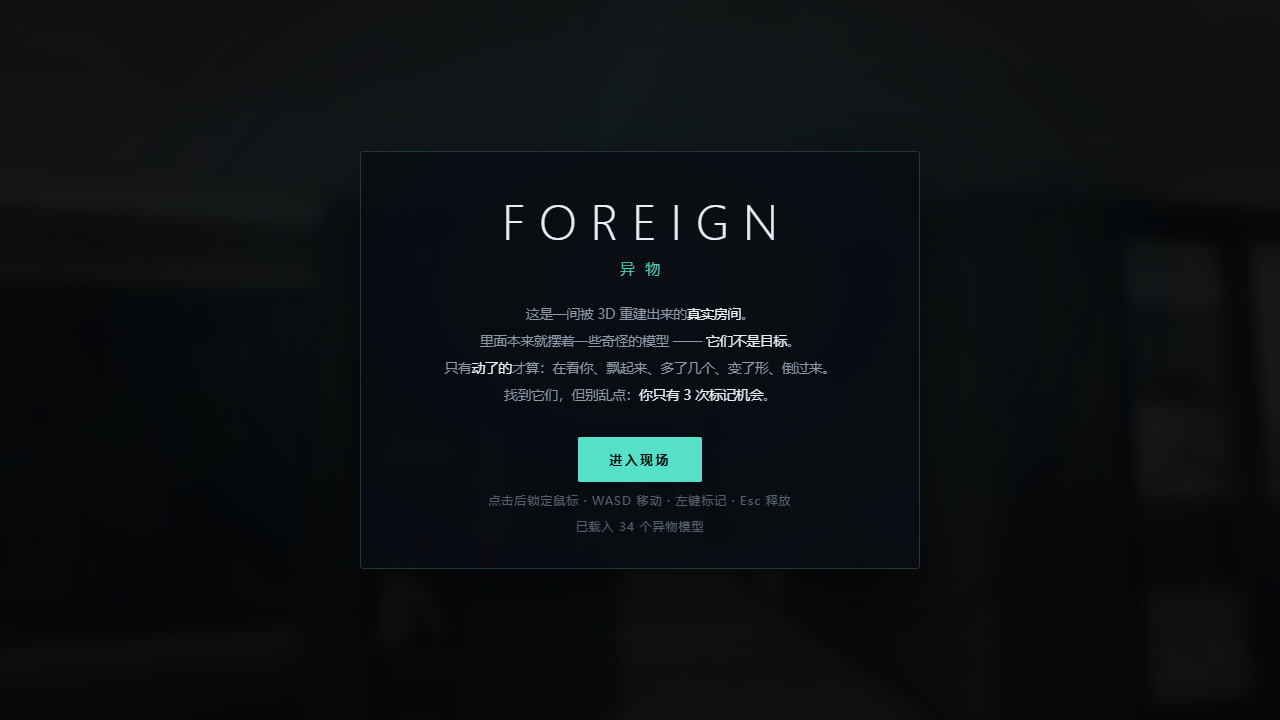
#> input picture artifacts/demo-shots/01-entry.png, 1280 x 720 px, found by its file name; the run also reads 1 picture not shown here
$ python check-stills.py
#> lines starting #> are read from the running program, lines starting #| are printed output that depends on the picture
"""Sanity-check the demo stills without a vision model.

The concern is specific: a still that is mostly wall or floor would look like a
deliberate shot of nothing, and nothing about the file size proves otherwise. So
each image is reduced to statistics that can distinguish "the room" from "a flat
surface", and the torch shot is checked for the shape a torch actually makes —
dark overall with a bright middle.

Usage: python tools/check-stills.py [dir]
"""

import io
import os
import sys

from PIL import Image, ImageStat

DEFAULT = os.path.join('artifacts', 'demo-shots')


def region_stats(image, box):
    crop = image.crop(box).convert('L')
    stat = ImageStat.Stat(crop)
    return stat.mean[0], stat.stddev[0]


def main():
    directory = sys.argv[1] if len(sys.argv) > 1 else DEFAULT
    if not os.path.isdir(directory):
        print(f'no such directory: {directory}')
        return 1

    names = sorted(n for n in os.listdir(directory) if n.endswith('.png'))
    if not names:
        print('no stills found')
        return 1

    print(f"{'still':<20}{'mean':>7}{'sd':>7}{'dark%':>8}{'centre sd':>11}  verdict")
    problems = []
    for name in names:
        image = Image.open(os.path.join(directory, name)).convert('RGB')
#> image is the input picture: PIL image 1280x720 RGB; mean R, G, B 12.3, 15.9, 18.2
        width, height = image.size
#> width = 1280; height = 720
        mean, sd = region_stats(image, (0, 0, width, height))
#> mean = 15.1; sd = 19.5

        grey = image.convert('L')
        histogram = grey.histogram()
#> histogram = 256 values, max 135788 at index 12, min 0 at index 0, mean 3600
        total = sum(histogram)
#> total = 921600
        dark = sum(histogram[:40]) / total * 100
#> dark = 98.1

        cx, cy = width // 2, height // 2
#> cx = 640; cy = 360
        half = min(width, height) // 6
#> half = 120
        _, centre_sd = region_stats(image, (cx - half, cy - half, cx + half, cy + half))
#> call 2 of region_stats, with box = (520, 240, 760, 480)
#> in region_stats (call 2), `crop = image.crop(box).convert('L')`:
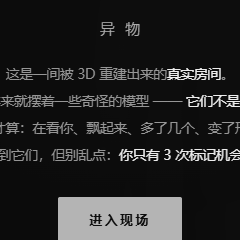
#> crop: PIL image 240x240 L; min 11, max 237, mean 38.3
#> centre_sd = 58

        # A flat wall is smooth everywhere: low spread overall and a centre with
        # almost no detail. Real room shots here are textured (sd well above 30).
        flat = sd < 26 and centre_sd < 18
#> flat = False
        verdict = 'flat / likely a wall' if flat else 'has detail'
#> verdict = 'has detail'
        if flat:
            problems.append(name)
        print(f'{name:<20}{mean:>7.1f}{sd:>7.1f}{dark:>8.1f}{centre_sd:>11.1f}  {verdict}')
#| 01-entry.png           15.1   19.5    98.1       58.0  has detail
#> pass 2 of the loop in main, `for name in names:`:
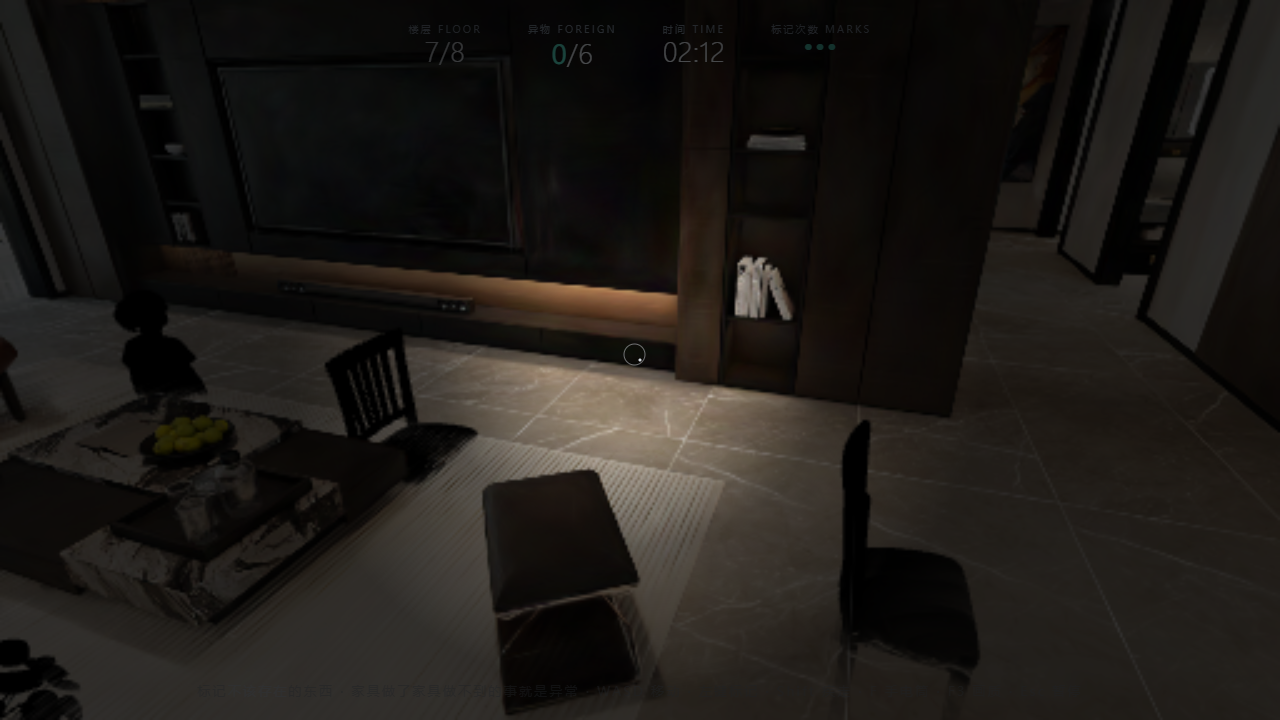
#> input picture artifacts/demo-shots/07-torch.png, 1280 x 720 px, found by its file name
#> in main, image is the input picture: PIL image 1280x720 RGB; mean R, G, B 30, 26.7, 23.1
#> crop: PIL image 1280x720 L
#> mean = 27.24; sd = 25.79
#> histogram = 256 values, max 39478 at index 7, min 0 at index 174, mean 3600
#> dark = 79.6
#> in region_stats (call 4), `crop = image.crop(box).convert('L')`:
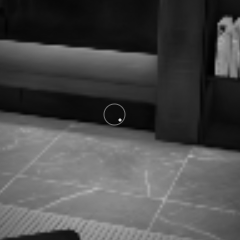
#> crop: PIL image 240x240 L; min 0, max 215, mean 75.3
#> centre_sd = 49.44
#| 07-torch.png           27.2   25.8    79.6       49.4  has detail

    # The torch shot must be dark overall and brighter in the middle, or it is not
    # showing a torch.
    torch = os.path.join(directory, '07-torch.png')
    if os.path.exists(torch):
        image = Image.open(torch).convert('RGB')
        width, height = image.size
        overall, _ = region_stats(image, (0, 0, width, height))
#> overall = 27.24
        cx, cy = width // 2, height // 2
        half = min(width, height) // 5
#> half = 144
        middle, _ = region_stats(image, (cx - half, cy - half, cx + half, cy + half))
#> in region_stats (call 6), `crop = image.crop(box).convert('L')`:
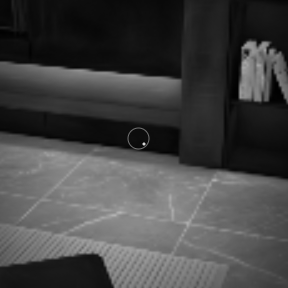
#> crop: PIL image 288x288 L; min 0, max 215, mean 68.4
#> middle = 68.38
        edge, _ = region_stats(image, (0, 0, width, height // 6))
#> in region_stats (call 7), `crop = image.crop(box).convert('L')`:
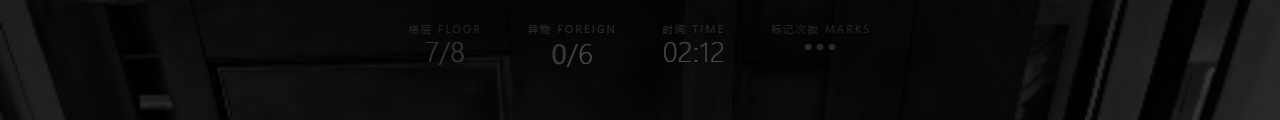
#> crop: PIL image 1280x120 L; min 0, max 76, mean 11.5
#> edge = 11.48
        lit = middle - edge
#> lit = 56.9
        print(
            f"\ntorch: overall {overall:.1f}, centre {middle:.1f}, top strip {edge:.1f}, "
            f"centre-minus-edge {lit:+.1f}"
        )
#| torch: overall 27.2, centre 68.4, top strip 11.5, centre-minus-edge +56.9
        if lit < 4:
            print('  -> the centre is not brighter than the edge; this does not read as a torch')
            problems.append('07-torch.png (no visible pool of light)')
        else:
            print('  -> dark with a lit centre, as a torch should be')

    print()
    if problems:
        print(f'{len(problems)} still(s) need attention: {", ".join(problems)}')
        return 1
    print(f'all {len(names)} stills have detail')
    return 0


if __name__ == '__main__':
    sys.exit(main())
#> (the program exits here)
